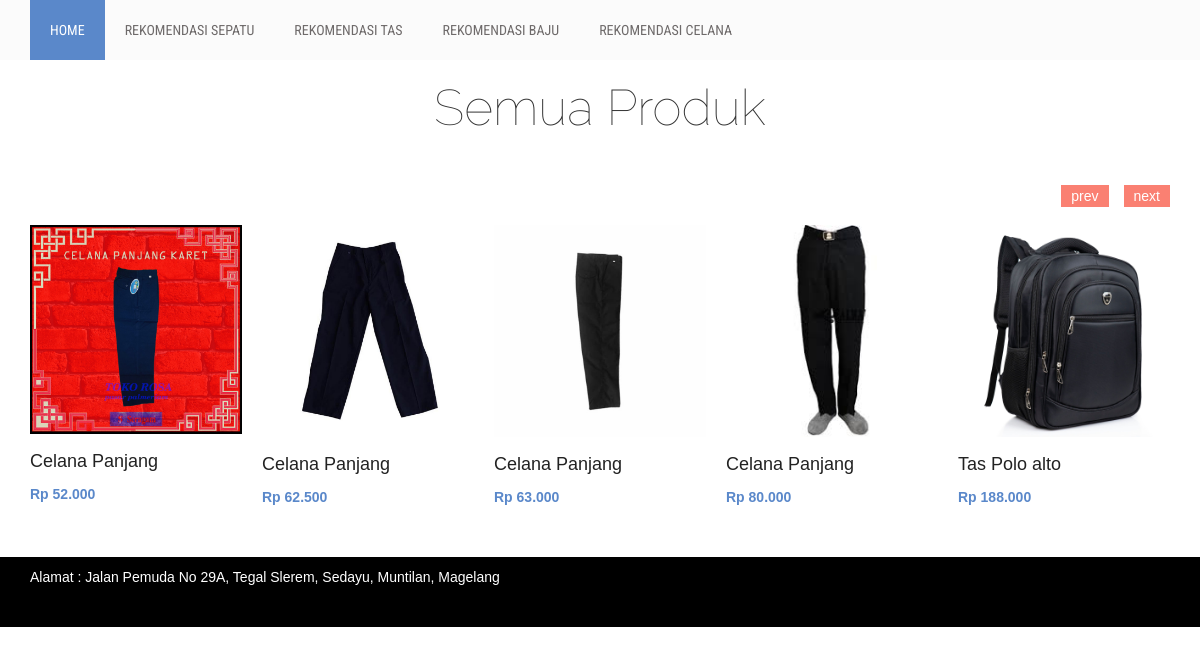
The page / on the database its author committed.
### tables this page shows
CREATE TABLE `barang` (
  `id_barang` int(11) NOT NULL,
  `nama_barang` varchar(35) DEFAULT NULL,
  `id_kategori` int(11) NOT NULL,
  `id_brand` int(11) NOT NULL,
  `harga` int(11) NOT NULL,
  `ukuran` smallint(6) NOT NULL,
  `tahun_produksi` char(4) NOT NULL,
  `stok` smallint(6) DEFAULT NULL,
  `keterangan` text DEFAULT NULL,
  `gambar1` varchar(30) DEFAULT NULL,
  `gambar2` varchar(30) DEFAULT NULL,
  `gambar3` varchar(30) DEFAULT NULL
);

### application/controllers/Visitor.php (called while the page is built, shortened)
<?php
class Visitor extends CI_Controller{
	function __construct(){
		$this->load->model('m_visitor');
	}
	function index(){
	        $data['produk'] = $this->m_visitor->m_show_barang();
		    $this->load->view('v_home', $data);
	}
}

### index.php (called while the page is built, shortened)
<?php
require_once BASEPATH.'core/CodeIgniter.php';

### application/models/M_visitor.php (called while the page is built, shortened)
<?php
class M_visitor extends CI_Model{
	function m_show_barang(){
		$hasil = $this->db->query("SELECT b.id_barang, b.nama_barang, b.harga,
		b.gambar1, br.nama_brand FROM barang b JOIN brand br ON b.id_brand=br.id_brand");
		return $hasil->result();
	}
}

### application/views/v_home.php (the view, shortened to what this page needs)
<!DOCTYPE html>
<html lang="en">
  <head>
    <link rel="stylesheet" href="<?php echo base_url().'assets/visitor/css/bootstrap.min.css'?>">
    <link rel="stylesheet" href="<?php echo base_url().'assets/visitor/css/font-awesome.min.css'?>">
    <link rel="stylesheet" href="<?php echo base_url().'assets/visitor/css/owl.carousel.css'?>">
    <link rel="stylesheet" href="<?php echo base_url().'assets/visitor/style.css'?>">
    <link rel="stylesheet" href="<?php echo base_url().'assets/visitor/css/responsive.css'?>">
  </head>
  <body>
    <?php $id_kategori = 0; $title = "Semua Produk"; ?>
    <div class="mainmenu-area">
        <div class="container">
            <div class="row">
                <div class="navbar-collapse collapse">
                    <ul class="nav navbar-nav">
                        <li class="active"><a href="<?php echo base_url()?>">Home</a></li>
                        <li><a href="<?php echo base_url('index.php/visitor/sepatu')?>">Rekomendasi Sepatu</a></li>
                        <li id="tas" ><a href="<?php echo base_url('index.php/visitor/tas')?>">Rekomendasi Tas</a></li>
                        <li><a href="<?php echo base_url('index.php/visitor/baju')?>">Rekomendasi Baju</a></li>
                        <li><a href="<?php echo base_url('index.php/visitor/celana')?>">Rekomendasi Celana</a></li>
                    </ul>
                </div>
            </div>
        </div>
    </div>
    <div class="maincontent-area">
        <div class="container">
            <div class="row">
                <div class="col-md-12">
                    <div class="latest-product">
                        <h2 class="section-title"><?php echo $title; ?></h2>
                        <div class="product-carousel">
                            <?php
                              foreach ($produk as $row) :
                            ?>
                            <div class="single-product"">
                                <div class="product-f-image">
                                    <img src="<?php echo base_url().'assets/uploads/'.$row->gambar1;?>" alt="">
                                </div>
                                <h2><a href="single-product.html"><?php echo $row->nama_barang;?></a></h2>
                                <div class="product-carousel-price">
                                    <ins><?php echo "Rp " . number_format($row->harga, 0, ",", ".");?></ins>
                                </div>
                            </div>
                            <?php endforeach;?>
                        </div>
                    </div>
                </div>
            </div>
        </div>
    </div>
    <div class="footer-bottom-area">
        <div class="container">
            <div class="row">
                <div class="col-md-8">
                    <div class="copyright">
                        <p>Alamat : Jalan Pemuda No 29A, Tegal Slerem, Sedayu, Muntilan, Magelang</p>
                    </div>
                </div>
            </div>
        </div>
    </div>
  </body>
</html>

### assets/visitor/style.css (style rules this page uses)
img { max-width: 100%; height: auto; }
h1, h2, h3, h4, h5, h6 { margin: 0 0 15px; }
body { font-family:Arial, Helvetica, sans-serif; }
.mainmenu-area { background: none repeat scroll 0 0 #fbfbfb; font-family: "Roboto Condensed",sans-serif; text-transform: uppercase; width: 100%; z-index: 999; }
.mainmenu-area ul.navbar-nav li a { color: #6e6a6a; font-size: 14px; padding: 20px; }
.mainmenu-area ul.navbar-nav li:hover a, .mainmenu-area ul.navbar-nav li.active a { background: #5a88ca; color:#FFF; }
.section-title { font-family: "Raleway",sans-serif; font-size: 50px; font-weight: 100; margin-bottom: 50px; text-align: center; }
.product-f-image { position: relative; }
.product-carousel-price ins { color: #5a88ca; font-weight: 700; margin-right: 5px; text-decoration: none; }
.single-product h2 { font-size: 18px; line-height: 25px; margin-bottom: 10px; margin-top: 15px; }
.single-product h2 a { color: #222; }
.single-product { overflow: hidden; }
.product-carousel { padding-top: 40px; }
.maincontent-area { padding-bottom: 50px; padding-top:20px; }
.footer-bottom-area { background: #000;color: #fff }
a { color: #5a88ca }
.footer-bottom-area { background: none repeat scroll 0 0 #000; color: #fff; padding-bottom: 40px; }
.copyright > p { margin: 10px 0 0; }

### rows shown on the page
barang: gambar1 (picture), nama_barang "Celana Panjang", harga "52.000"
barang: gambar1 (picture), nama_barang "Celana Panjang", harga "62.500"
barang: gambar1 (picture), nama_barang "Celana Panjang", harga "63.000"
barang: gambar1 (picture), nama_barang "Celana Panjang", harga "80.000"
barang: gambar1 (picture), nama_barang "Tas Polo alto", harga "188.000"

### other values the page prints
$title "Semua Produk"
